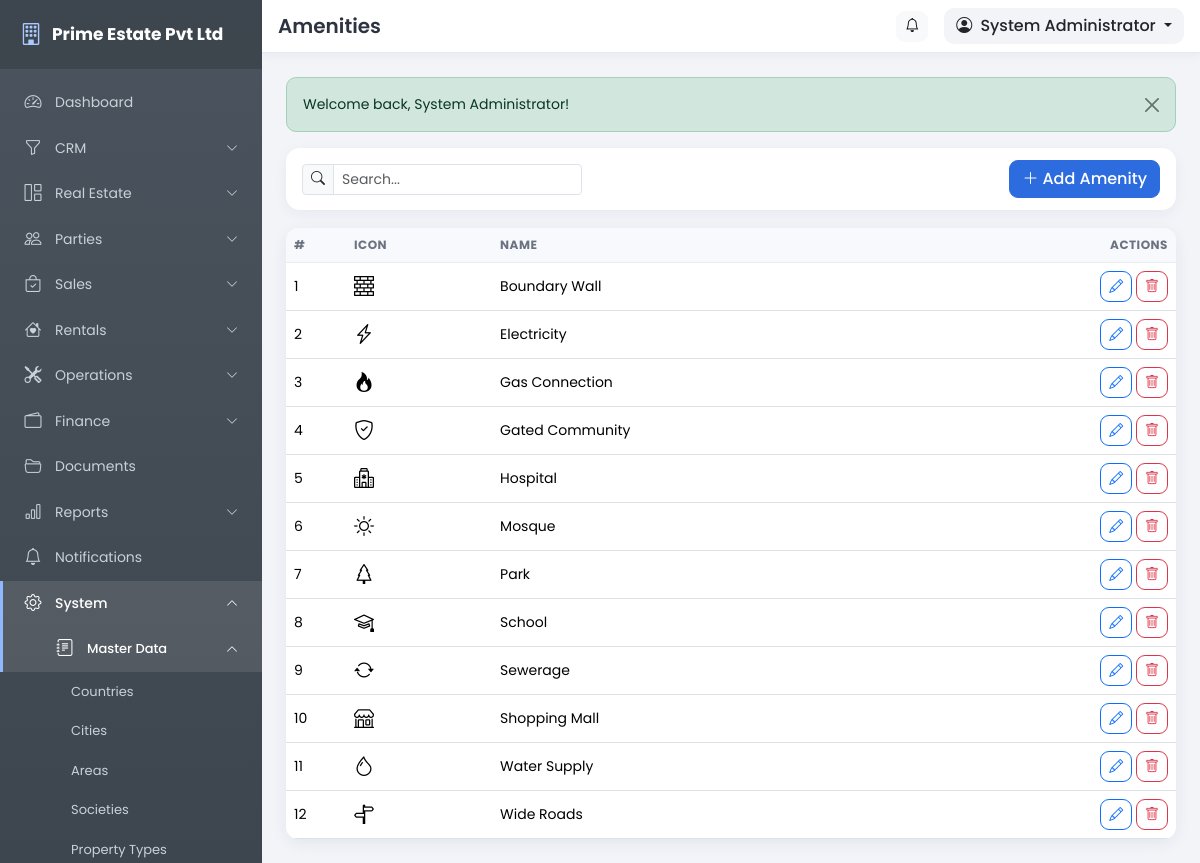
The page /pages/amenities.php (signed in) on the database its author committed.
### tables this page shows
CREATE TABLE IF NOT EXISTS users (
  id INT UNSIGNED NOT NULL AUTO_INCREMENT,
  role_id INT UNSIGNED NOT NULL,
  branch_id INT UNSIGNED DEFAULT NULL,
  username VARCHAR(80) NOT NULL,
  password VARCHAR(255) NOT NULL,
  full_name VARCHAR(150) NOT NULL,
  email VARCHAR(120) DEFAULT NULL,
  phone VARCHAR(40) DEFAULT NULL,
  photo VARCHAR(255) DEFAULT NULL,
  status TINYINT(1) NOT NULL DEFAULT 1,
  last_login DATETIME DEFAULT NULL,
  remember_token VARCHAR(64) DEFAULT NULL,
  created_date DATE NOT NULL,
  created_time TIME NOT NULL,
  updated_date DATE NOT NULL,
  updated_time TIME NOT NULL,
  PRIMARY KEY (id),
  UNIQUE KEY uq_users_username (username),
  KEY idx_users_role (role_id),
  CONSTRAINT fk_users_role FOREIGN KEY (role_id) REFERENCES roles (id) ON DELETE CASCADE
);

CREATE TABLE IF NOT EXISTS amenities (
  id INT UNSIGNED NOT NULL AUTO_INCREMENT,
  name VARCHAR(120) NOT NULL,
  icon VARCHAR(60) DEFAULT NULL,
  created_date DATE NOT NULL,
  created_time TIME NOT NULL,
  updated_date DATE NOT NULL,
  updated_time TIME NOT NULL,
  PRIMARY KEY (id),
  UNIQUE KEY uq_amenity_name (name)
);

### includes/config.php (called while the page is built, shortened)
<?php
function setting($key, $default = '') {
    static $cache = null;
    global $mysqli;
    if ($cache === null) {
        $cache = [];
        if (isset($mysqli)) {
            $rows = db_all("SELECT setting_key, setting_value FROM settings");
            foreach ($rows as $r) {
                $cache[$r['setting_key']] = $r['setting_value'];
            }
        }
    }
    return isset($cache[$key]) && $cache[$key] !== '' ? $cache[$key] : $default;
}

### includes/auth.php (called while the page is built, shortened)
<?php
require_once __DIR__ . '/functions.php';
if (is_logged_in()) {
    $timeout = (int)setting('session_timeout', 60) * 60;
    $user = db_get("SELECT u.*, r.name AS role_name, r.is_super_admin
                    FROM users u
                    JOIN roles r ON r.id = u.role_id
                    WHERE u.id = ?", [$_SESSION['user_id']]);
    if ($user) {
        $user['perms'] = [];
        $rows = db_all("SELECT p.slug FROM role_permissions rp
                        JOIN permissions p ON p.id = rp.permission_id
                        WHERE rp.role_id = ?", [$user['role_id']]);
        foreach ($rows as $r) {
            $user['perms'][] = $r['slug'];
        }
    }
}

### pages/amenities.php (the view, shortened to what this page needs)
<?php
require_once '../includes/auth.php';
$title = 'Amenities';
$canEdit = has_permission('settings.manage');
$records = db_all("SELECT * FROM amenities ORDER BY name");
include '../includes/header.php';
?>
<div class="toolbar d-flex flex-wrap align-items-center gap-2">
    <div class="input-group input-group-sm" style="max-width:280px">
        <span class="input-group-text"><i class="bi bi-search"></i></span>
        <input type="text" class="form-control table-search" data-table="#dataTable" placeholder="Search...">
    </div>
    <?php if ($canEdit): ?>
    <button class="btn btn-primary ms-auto" data-bs-toggle="modal" data-bs-target="#recordModal" data-add="Add Amenity"><i class="bi bi-plus-lg me-1"></i>Add Amenity</button>
    <?php endif; ?>
</div>
<div class="card">
    <div class="card-body p-0">
        <div class="table-responsive">
            <table class="table table-hover mb-0" id="dataTable">
                <thead><tr><th style="width:60px">#</th><th>Icon</th><th>Name</th><th class="text-end">Actions</th></tr></thead>
                <tbody>
                <?php foreach ($records as $i => $r): ?>
                    <tr>
                        <td><?= $i + 1 ?></td>
                        <td><i class="bi <?= e($r['icon']) ?>" style="font-size:20px"></i></td>
                        <td><?= e($r['name']) ?></td>
                        <td class="text-end">
                            <?php if ($canEdit): ?>
                            <button class="btn btn-sm btn-outline-primary" data-bs-toggle="modal" data-bs-target="#recordModal" data-edit='<?= h(json_encode(['id' => $r['id'], 'name' => $r['name'], 'icon' => $r['icon']])) ?>'><i class="bi bi-pencil"></i></button>
                            <form method="post" class="d-inline" data-confirm="Delete this amenity? This cannot be undone.">
                                <button class="btn btn-sm btn-outline-danger"><i class="bi bi-trash"></i></button>
                            </form>
                            <?php endif; ?>
                        </td>
                    </tr>
                <?php endforeach; ?>
                </tbody>
            </table>
        </div>
    </div>
</div>
<?php include '../includes/footer.php'; ?>

### includes/header.php (shortened to what this page needs)
<?php
$company = setting('company_name', APP_NAME);
?>
<!DOCTYPE html>
<html lang="en">
<head>
<link href="https://cdn.jsdelivr.net/npm/bootstrap@5.3.3/dist/css/bootstrap.min.css" rel="stylesheet">
<link href="https://cdn.jsdelivr.net/npm/bootstrap-icons@1.11.3/font/bootstrap-icons.min.css" rel="stylesheet">
<link href="<?= BASE_URL ?>/assets/css/style.css" rel="stylesheet">
</head>
<body>
<aside class="sidebar" id="appSidebar">
    <div class="sidebar-brand">
        <a class="brand-link" href="<?= BASE_URL ?>/index.php">
            <i class="bi bi-building"></i>
            <span><?= e($company) ?></span>
        </a>
    </div>
    <?php include __DIR__ . '/sidebar.php'; ?>
</aside>
<div class="main-area">
    <header class="topbar">
        <div class="d-flex align-items-center gap-3 px-3 py-2">
            <h5 class="mb-0 fw-semibold d-none d-sm-block"><?= e($title) ?></h5>
            <div class="ms-auto d-flex align-items-center gap-3">
                <a href="<?= BASE_URL ?>/pages/notifications.php" class="btn btn-light btn-sm position-relative" title="Notifications">
                    <i class="bi bi-bell"></i>
                </a>
                <div class="dropdown user-drop">
                    <button class="btn dropdown-toggle" type="button" data-bs-toggle="dropdown" aria-expanded="false">
                        <i class="bi bi-person-circle me-1"></i>
                        <?= e($user['full_name'] ?? 'User') ?>
                    </button>
                </div>
            </div>
        </div>
    </header>
    <div class="page-content">
        <?= get_flash() ?>

### assets/css/style.css (style rules this page uses)
:root { --sidebar-bg: #4b545e; --sidebar-bg2: #3d454e; --sidebar-text: #c9d0d8; --sidebar-width: 262px; --primary: #2d6cdf; }
* { box-sizing: border-box; }
body { font-family: 'Poppins', 'Segoe UI', sans-serif; background: #f2f4f8; font-size: 14px; color: #2d3340; }
a { text-decoration: none; }
.sidebar { position: fixed; top: 0; left: 0; bottom: 0; width: var(--sidebar-width); background: linear-gradient(180deg, var(--sidebar-bg), var(--sidebar-bg2)); color: var(--sidebar-text); z-index: 1040; overflow-y: auto; overflow-x: hidden; transition: transform .28s ease; scrollbar-width: thin; }
.sidebar-brand { padding: 18px 20px; border-bottom: 1px solid rgba(255, 255, 255, .08); position: sticky; top: 0; background: rgba(61, 69, 78, .96); z-index: 5; }
.brand-link { color: #fff; font-weight: 700; font-size: 17px; display: flex; align-items: center; gap: 10px; }
.brand-link i { font-size: 22px; color: #a9c9ff; }
.main-area { margin-left: var(--sidebar-width); min-height: 100vh; display: flex; flex-direction: column; }
.topbar { background: #fff; position: sticky; top: 0; z-index: 1030; border-bottom: 1px solid #e6e9ef; box-shadow: 0 2px 10px rgba(20, 40, 80, .05); }
.topbar h5 { color: #2d3340; }
.user-drop .dropdown-toggle { background: #f2f4f8; border: 0; border-radius: 10px; font-weight: 500; }
.page-content { padding: 24px; flex: 1; }
.card { border: 0; border-radius: 14px; box-shadow: 0 4px 16px rgba(20, 40, 80, .07); }
.card-body { padding: 20px; }
.table thead th { background: #f7f9fc; font-size: 12px; text-transform: uppercase; letter-spacing: .5px; color: #6b7280; border-bottom: 1px solid #e8ecf3; white-space: nowrap; }
.table tbody td { vertical-align: middle; }
.btn { border-radius: 9px; font-weight: 500; }
.btn-primary { background: var(--primary); border-color: var(--primary); }
.form-control, .form-select { border-radius: 9px; border-color: #dde3ec; font-size: 14px; }
.toolbar { background: #fff; border-radius: 14px; padding: 12px 16px; box-shadow: 0 4px 14px rgba(20,40,80,.05); margin-bottom: 18px; }
.table-responsive { border-radius: 12px; }

### rows shown on the page
users: full_name "System Administrator"
amenities: name "Boundary Wall"
amenities: name "Electricity"
amenities: name "Gas Connection"
amenities: name "Gated Community"
amenities: name "Hospital"
amenities: name "Mosque"
amenities: name "Park"
amenities: name "School"
amenities: name "Sewerage"
amenities: name "Shopping Mall"
amenities: name "Water Supply"
amenities: name "Wide Roads"

### other values the page prints
$company "Prime Estate Pvt Ltd"
$title "Amenities"
$f['msg'] "Welcome back, System Administrator!"
